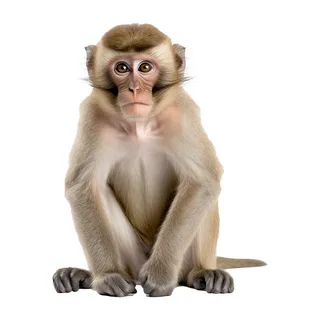
#> input picture monkey.webp, 320 x 320 px, found by its file name
$ python task1_preprocessing_Ansagan.py
#> lines starting #> are read from the running program, lines starting #| are printed output that depends on the picture; after the words box and inside, x2 and y2 are one past the last pixel; in counts of white or black regions, pixels touching at a corner belong together
"""
ТАПСЫРМА 1: Суретті алдын ала өңдеу конвейері
================================================

Мақсат: бір суретке бірнеше өңдеу қадамын ретімен қолдану.

Нұсқаулық:
  1) monkey.webp суретін оқыңыз.
  2) Оны сұр түске айналдырыңыз.
  3) Гаусс сүзгісімен бұлдыратыңыз (шуды азайту үшін).
  4) Canny әдісімен жиектерді табыңыз.
  5) Әр нәтижені бөлек файлға сақтаңыз.

Қажет: opencv-python (pip install opencv-python)
Әр TODO жерін өзің толтыр.
"""

import cv2


def load_image(path):

#> called with path = 'C:\\Users\\Ansagan\\Downloads\\monkey.webp'
    img = cv2.imread(path)
#> img is the input picture: shape (320, 320, 3); mean B, G, R 207.8, 214.5, 221.6


    if img is None:
        raise FileNotFoundError(f"Сурет табылмады: {path}")

    return img


def to_gray(img):

    gray = cv2.cvtColor(img, cv2.COLOR_BGR2GRAY)
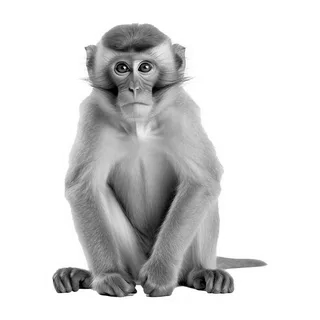
#> gray: shape (320, 320); min 0, max 255, mean 215.8
    return gray


def blur_image(gray):

    blurred = cv2.GaussianBlur(gray, (5, 5), 0)
    return blurred


def find_edges(blurred):

    edges = cv2.Canny(blurred, 100, 200)
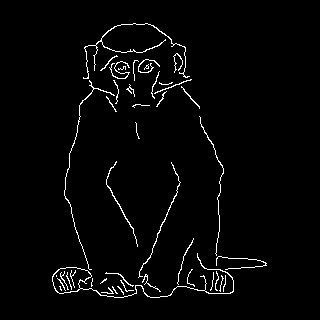
#> edges: shape (320, 320); 2.5% white in thin lines or dots, all inside (x1, y1, x2, y2) = (52, 23, 267, 298)
    return edges


def main():
    img = load_image("C:\\Users\\Ansagan\\Downloads\\monkey.webp")

    gray = to_gray(img)
    cv2.imwrite("out_gray.jpg", gray)

    blurred = blur_image(gray)
    cv2.imwrite("out_blur.jpg", blurred)

    edges = find_edges(blurred)
    cv2.imwrite("out_edges.jpg", edges)

    print("Дайын!")


if __name__ == "__main__":
    main()
